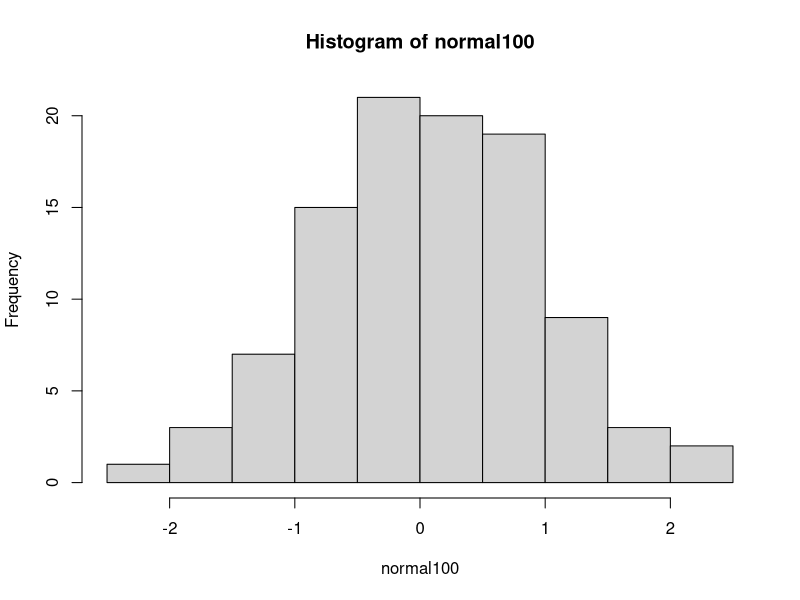
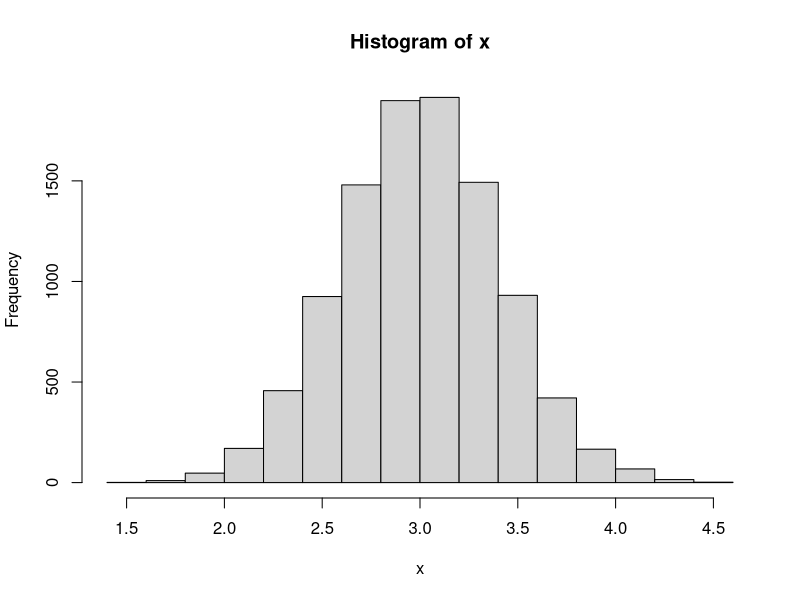

The R source for these figures, in order:
## ---- chunk 1
set.seed(1) # Please don't remove this code!
## ---- chunk 2
rnorm(n = 5, mean = 10, sd = 3)
## ---- chunk 3
# You'll want to type your response here.  Your response should look like:
 normal100 <- rnorm(100,mean = 0,sd=1)
mean(normal100)
sd(normal100)
# Of course, your answer should not be commented out.
## ---- chunk 4
hist(normal100)

## ---- chunk 5
normal10<-rnorm(10,mean = 0,sd=1)
normal1000<-rnorm(1000,mean=0,sd=1)
normal10000<-rnorm(10000,mean = 0,sd=1)
normal100000<-rnorm(100000,mean = 0,sd=1)
## ---- chunk 6
sample_means<-c(mean(normal10),mean(normal100),mean(normal1000),mean(normal10000),mean(normal100000))
sample_means
length(sample_means)
## ---- chunk 7
normal1mil<-rnorm(1000000,mean = 3,sd=4)
mean(normal1mil)
sd(normal1mil)
## ---- chunk 8
entry<-normal1mil[normal1mil>3]
## ---- chunk 9
normal1mil_mat<-matrix(normal1mil,ncol = 10000)

## ---- chunk 10
mean(normal1mil_mat[,1234])
## ---- chunk 11
x<-colSums(normal1mil_mat)/nrow(normal1mil_mat)
## ---- chunk 12
hist(x)
